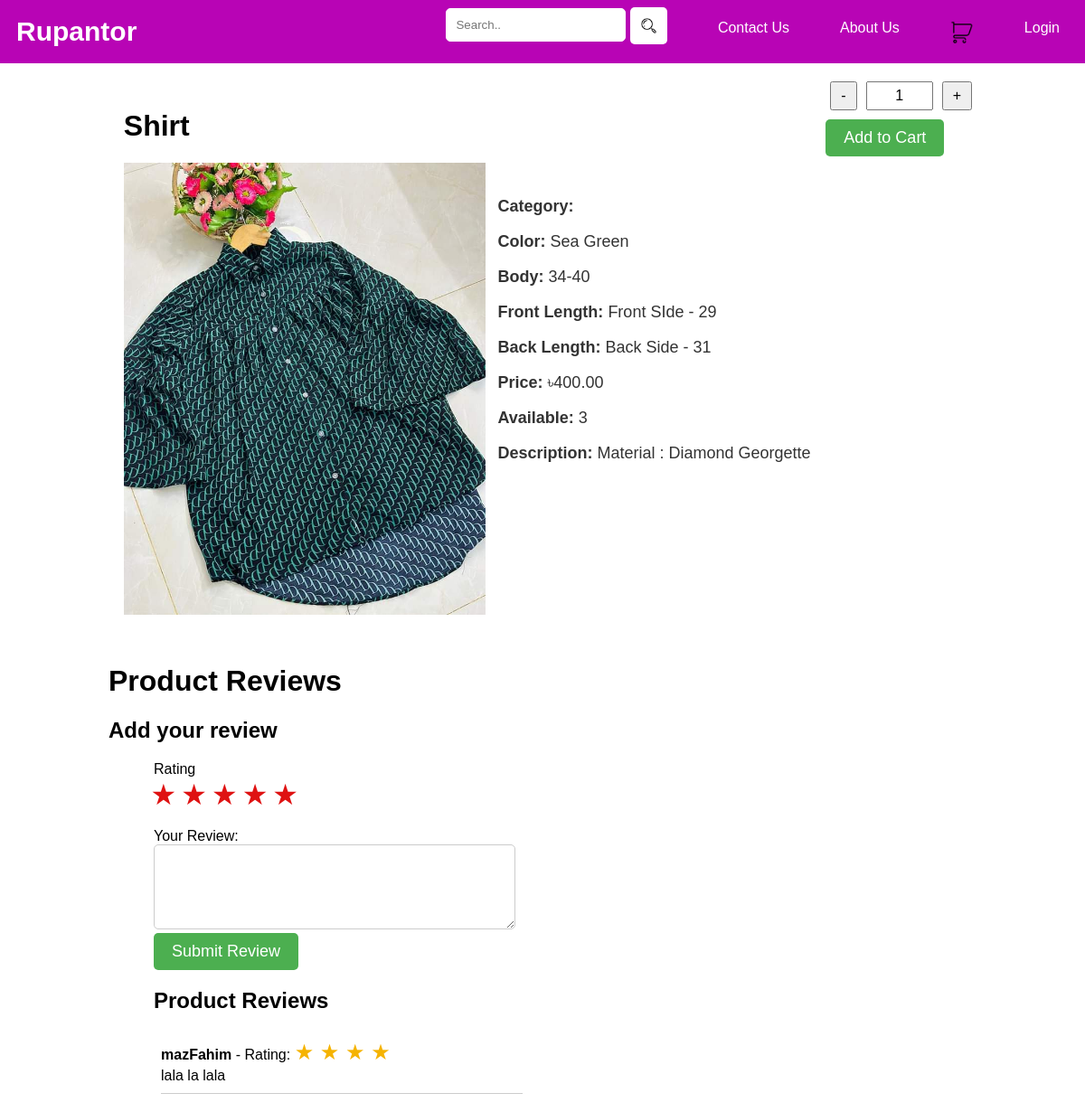
The page /product/3/ on the database as committed earlier.
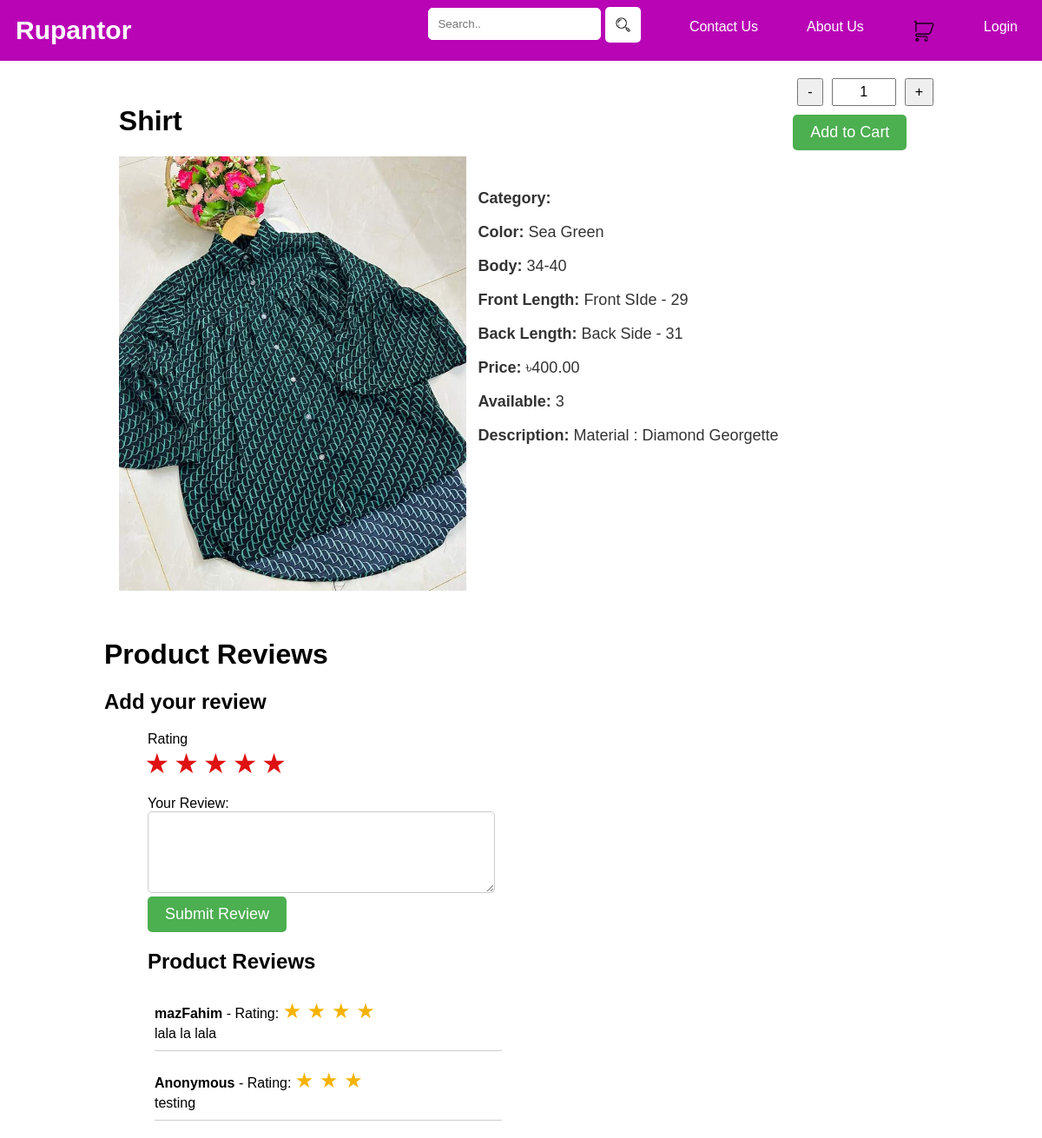
The same page on the database as committed later.
### management/models.py (models this page shows, shortened)
class UserReview(models.Model):
    user = models.ForeignKey(settings.AUTH_USER_MODEL, on_delete=models.CASCADE, related_name='review', null=True, blank=True)
    session_key = models.CharField(max_length=40, null=True, blank=True)
    wear = models.ForeignKey('Wears', on_delete=models.CASCADE)
    message = models.TextField()
    rating = models.IntegerField()

### management/views.py (the view)
# urls.py: path('product/<int:product_id>/', views.product_detail, name='product_detail'),
def product_detail(request, product_id):
    product = get_object_or_404(Wears, productId=product_id)
    reviews = UserReview.objects.filter(wear=product)
    context = {
        'product': product,
        'reviews': reviews
    }
    template = loader.get_template('product_detail.html')
    return HttpResponse(template.render(context, request))

### management/templates/product_detail.html (shortened to what this page needs)
<!DOCTYPE html>
<html lang="en">
<head>
</head>
<body>
{% include 'header.html' %}
<div class="container">
    <div class="product-details">
        <div class="product">
            <h1>{{ product.productName }}</h1>
            <img src="{{ product.productImage.url }}" alt="{{ product.productName }}" class="product-image">
        </div>
        <div class="details">
            <p><strong>Category:</strong> {{ product.get_category_display }}</p>
            <p><strong>Color:</strong> {{ product.productColor }}</p>
            <p><strong>Body:</strong> {{ product.productBody }}</p>
            <p><strong>Front Length:</strong> {{ product.frontLength }}</p>
            <p><strong>Back Length:</strong> {{ product.backLength }}</p>
            <p><strong>Price:</strong> ৳{{ product.productPrice }}</p>
            <p><strong>Available:</strong> {{ product.available }}</p>
            <p><strong>Description:</strong> {{ product.description }}</p>
        </div>
    </div>
    <div class="cart-form">
        <form method="post" action="{% url 'add_to_cart' product.productId %}">
            <div class="quantity-control">
                <button type="button" onclick="changeQuantity(-1)">-</button>
                <input type="text" name="quantity" id="quantity" value="1" readonly>
                <button type="button" onclick="changeQuantity(1)">+</button>
            </div>
            <button type="submit" id="add-button">Add to Cart</button>
        </form>
    </div>
</div>
<div class="reviews">
    <h1>Product Reviews</h1>
    <h2>Add your review</h2>
    <form action="{% url 'add_review' product_id=product.productId %}" method="post">
        <label for="rating">Rating</label>
        <div class="rating">
            <input type="radio" name="rating" id="star1" value="1"><label for="star1">★</label>
            <input type="radio" name="rating" id="star2" value="2"><label for="star2">★</label>
            <input type="radio" name="rating" id="star3" value="3"><label for="star3">★</label>
            <input type="radio" name="rating" id="star4" value="4"><label for="star4">★</label>
            <input type="radio" name="rating" id="star5" value="5"><label for="star5">★</label>
        </div><br>
        <label for="message">Your Review:</label><br>
        <textarea name="message" id="message" rows="4" cols="50" class="review-textbox"></textarea><br>
        <input type="submit" value="Submit Review" id="add-button">
    </form>
    <div class="review-list">
        {% if reviews %}
        <h2>Product Reviews</h2>
            {% for review in reviews %}
                <li>
                    {% if review.user.username %}
                        <strong>{{ review.user.username }}</strong>
                    {% else %}
                        <strong>Anonymous</strong>
                    {% endif %}
                    - Rating:
                    <span class="stars">
                        {% for i in ''|center:review.rating %}
                            ★
                        {% endfor %}
                    </span>
                    <br>
                    {{ review.message }}
                </li>
            {% endfor %}
        {% endif %}
    </div>
</div>
</body>
</html>

Rows that differ between the two databases and show on the page:
added UserReview: shows "Anonymous", rating 3 (drawn), message "testing"
